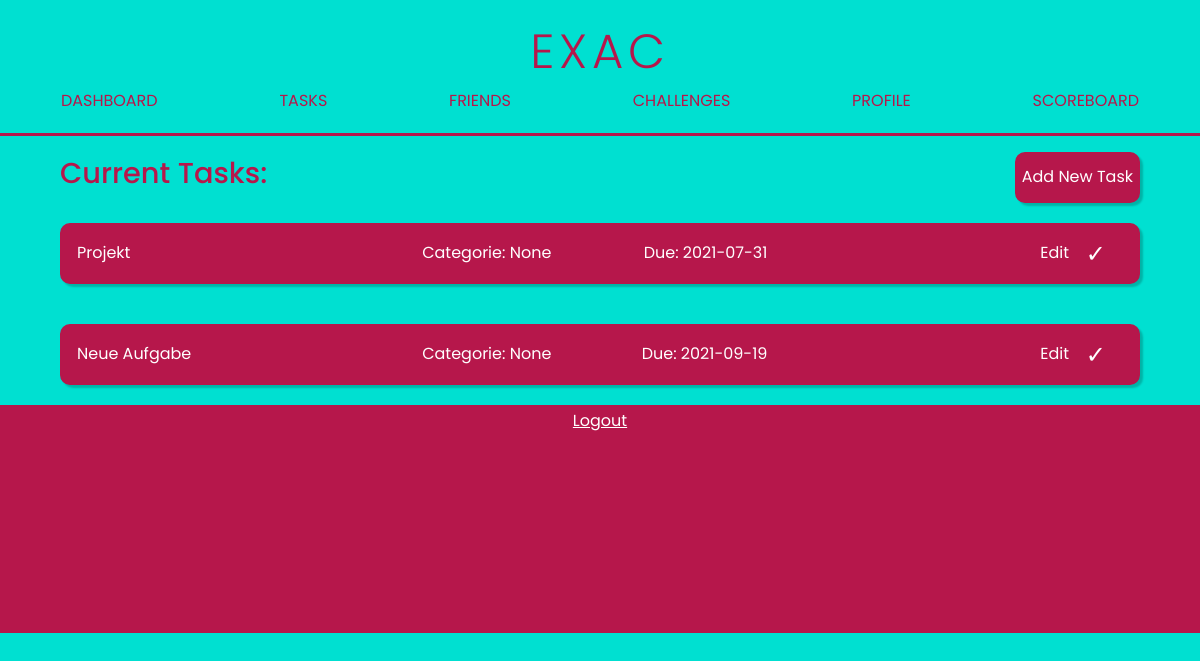
/tasks (signed in), run on the app's committed database.
### tables this page shows
CREATE TABLE tasks(id INTEGER PRIMARY KEY, name TEXT NOT NULL, due DATE, description TEXT, user_id INTEGER, priority INTEGER, fullfilled BOOLEAN NOT NULL, fullfilled_date DATE, private BOOLEAN NOT NULL, project_id INTEGER, categorie TEXT, score INTEGER DEFAULT 10, FOREIGN KEY(project_id) REFERENCES projects(id), FOREIGN KEY(user_id) REFERENCES users(id));

### application.py (the view, shortened to what this page needs)
@app.route("/tasks", methods=["GET", "POST"])
@login_required
def tasks():
    if request.method == "GET":
        tasks = getTasks()
        return render_template("tasks/tasks.html", tasks=tasks)

### application.py (called while the page is built)
@app.after_request
def after_request(response):
    response.headers["Cache-Control"] = "no-cache, no-store, must-revalidate"
    response.headers["Expires"] = 0
    response.headers["Pragma"] = "no-cache"
    return response

### helpers.py (called while the page is built)
def getTasks():
    return db.execute("SELECT * FROM tasks WHERE user_id=? AND fullfilled=0",
                      session.get("user_id"))

def login_required(f):
    @wraps(f)
    def decorated_function(*args, **kwargs):
        if session.get("user_id") is None:
            return redirect("/login")
        return f(*args, **kwargs)
    return decorated_function

### templates/tasks/tasks.html (shortened to what this page needs)
{% extends "template.html" %}
{% block main %}
    <div class="container">
        <div class="container-horizontal space-around">
            <h1 class="left-align big-font">Current Tasks:</h1>
            <a href="/tasks/add" class="btn-primary"><p class="underline" >Add New Task</p></a>
        </div>
        {% for task in tasks %}
            <form method="GET" action="/tasks/edit" style="width: 100%" id="{{task.id}}">
                <div class="entry3 entry" onClick="document.getElementById('{{task.id}}').submit();">
                    <div class="align-content-left">
                        <p class="underline">{{task.name}}</p>
                    </div>
                    <div class="info-container">
                        <p class="underline ">Categorie: {{task.categorie}}</p>
                        <p class="underline " style="text-align: left;">Due: {{task.due}}</p>
                    </div>
                    <div class="container-horizontal align-content-right">
                        <form method="GET" action="/tasks/edit">
                            <button class="btn-text margin-lr underline" type="submit">Edit</button>
                        </form>
                        <form method="POST" action="/tasks">
                            <button class="btn-text margin-lr check" type="submit">✓</button>
                        </form>
                    </div>
                </div>
            </form>
        {% endfor %}
    </div>
{% endblock %}

### static/css/start.css (style rules this page uses)
:root { --clr-first: #fff; --clr-second: #fff; --clr-third: rgb(206, 102, 102); --clr-fourth: rgb(53, 132, 197); --clr-btn-primary-border: #b6174b; --clr-btn-primary: #b6174b; --clr-entry: #b6174b; --clr-entry-border: #b6174b; --clr-background: #00e0d1; --clr-footer: #b6174b; --clr-header-font: #b6174b; --font: "Poppins"; --font-h1: 300; --font-h2: 400; --font-p: 500; }
* { margin: 0; padding: 0; box-sizing: border-box; scroll-behavior: smooth; font-family: var(--font); font-size: 16px; color: var(--clr-first); }
body { text-align: center; background-color: var(--clr-background); }
.btn-primary { max-width: 100%; padding: 10px 5px 10px 5px; border-radius: 10px; text-decoration: none; border: 2px solid var(--clr-btn-primary-border); background-color: var(--clr-btn-primary); color: white; position: relative; height: 100%; box-shadow: 3px 3px 2px rgba(0, 0, 0, 0.2); }
.btn-text { background-color: transparent; border: none; text-decoration: underline; color: var(--clr-first); }
a { text-decoration: none; }
.container { display: flex; flex-direction: column; align-items: center; width: 90%; }
.check { transform: scale(1.5); }
form .entry { margin: 20px 0px; cursor: pointer; }
form .entry * { cursor: pointer; }
.underline { display: inline-block; }
.underline:after { background: none repeat scroll 0 0 transparent; bottom: 0; content: ""; display: block; position: relative; height: 2px; left: 50%; background: #fff; transition: width 0.3s ease 0s, left 0.3s ease 0s; width: 0; }
.entry { position: relative; display: grid; background-color: var(--clr-entry); padding: 15px; margin: 20px; border-radius: 10px; border: 2px solid var(--clr-entry-border); width: 100%; left: 0px; top: 0px; box-shadow: 3px 3px 2px rgba(0, 0, 0, 0.2); }
.entry button { text-decoration: none; }
.entry3 { grid-template-rows: 100%; grid-template-columns: 33% 33% 33%; }
.container-horizontal { display: flex; flex-direction: row; align-items: center; }
.left-align { align-self: flex-start; }
.align-content-right { display: flex; justify-content: flex-end; align-items: center; }
.align-content-left { display: flex; justify-content: flex-start; align-items: center; }
.margin-lr { margin-right: 10px; margin-left: 10px; }
h1 { font-size: 130%; font-weight: 500; color: var(--clr-header-font); }
.big-font { font-size: 1.8em; }
.space-around { display: flex; justify-content: space-between; width: 100%; }
.info-container { display: flex; flex-direction: row; justify-content: space-between; }

### data on the page
tasks: name "Projekt", categorie "None", due "2021-07-31"
tasks: name "Neue Aufgabe", categorie "None", due "2021-09-19"
